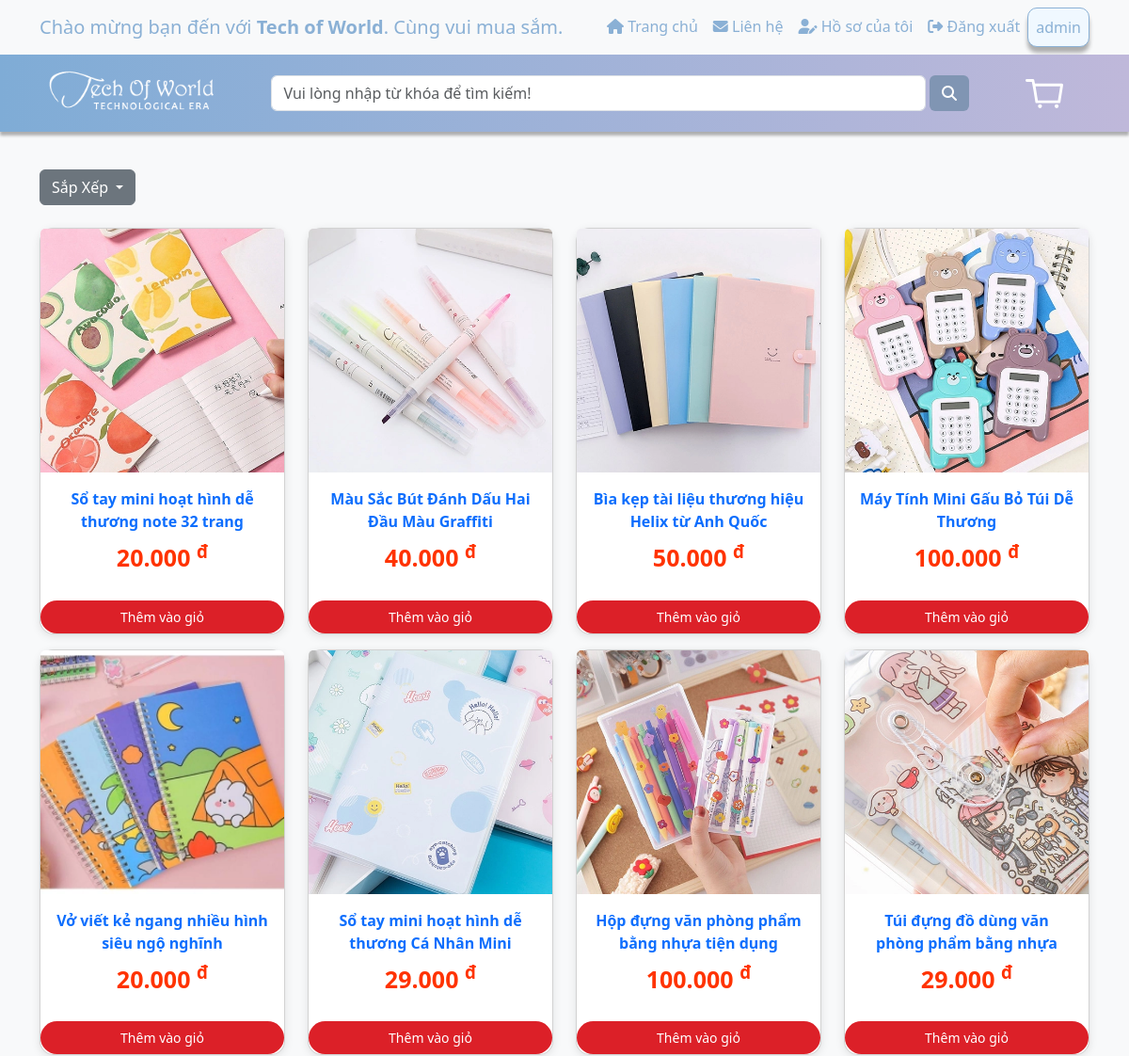
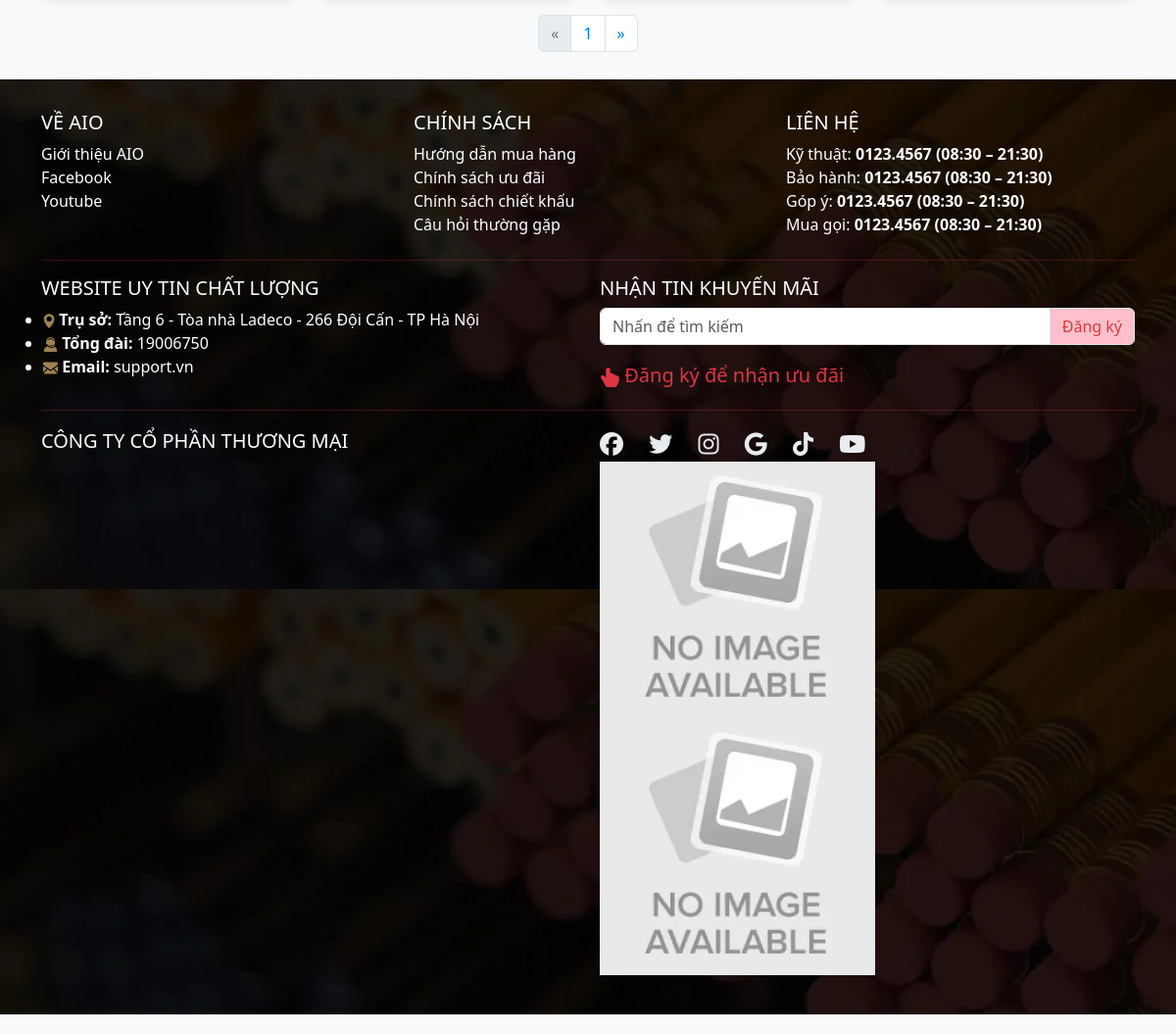
Screenshot of /Website/ListSearch.php (signed in) with the database file from the repository (2 pictures, top to bottom).
### tables this page shows
CREATE TABLE `users` (
  `name` varchar(25) NOT NULL,
  `pass` varchar(255) NOT NULL,
  `email` varchar(255) DEFAULT NULL,
  `address` varchar(200) DEFAULT NULL,
  `role` tinyint(1) NOT NULL DEFAULT 0,
  `phone` varchar(15) DEFAULT NULL,
  `avatar` varchar(255) DEFAULT NULL
);

CREATE TABLE `sanpham` (
  `sp_ma` int(11) NOT NULL,
  `loaisp_ten` varchar(100) NOT NULL,
  `sp_ten` varchar(250) NOT NULL,
  `sp_gia` varchar(250) NOT NULL,
  `sp_mota` varchar(300) DEFAULT NULL,
  `sp_motachitiet` varchar(300) NOT NULL,
  `sp_img` varchar(50) NOT NULL,
  `sp_soluong` int(250) NOT NULL DEFAULT 1,
  `loaisanpham` varchar(50) NOT NULL
);

### sources/linkFIle.php (called while the page is built, shortened)
<?php
$linkImgSp = '../Assets/img/SanPham/';
?>

### sources/FE/search.php (the view, shortened to what this page needs)
<!DOCTYPE html>
<html lang="en">
<head>
    <link href="https://cdn.jsdelivr.net/npm/bootstrap@5.3.1/dist/css/bootstrap.min.css" rel="stylesheet">
    <link rel="stylesheet" href="https://cdnjs.cloudflare.com/ajax/libs/font-awesome/6.4.2/css/all.min.css">
</head>
<body>
<?php
$search = strtolower(trim($_GET['search']));
$arrange = isset($_GET['arrange']) ? $_GET['arrange'] : "";
$query = "SELECT * FROM sanpham WHERE LOWER(sp_ten) LIKE ? OR LOWER(loaisp_ten) LIKE ?";
$stmt = $connect->prepare($query);
$searchParam = "%" . $search . "%";
$stmt->bind_param("ss", $searchParam, $searchParam);
$stmt->execute();
$result = $stmt->get_result();
$duongdanimg = $linkImgSp;
$dataArray = $result->fetch_all(MYSQLI_ASSOC);
?>
<div class="container mt-4">
    <div class="dropdown py-3">
        <a class="btn btn-secondary dropdown-toggle" role="button" data-bs-toggle="dropdown" aria-expanded="false">
            Sắp Xếp
        </a>
    </div>
</div>
<div class="container text-center">
    <div class="row">
    <?php foreach ($dataArray as $data): ?>
    <div class="col-lg-3 col-md-4 col-sm-6 py-2">
        <div class="card">
            <a href="./product.php?sp_ma=<?= htmlspecialchars($data['sp_ma']) ?>">
                <img src="<?= htmlspecialchars($duongdanimg . $data['sp_img']) ?>" class="card-img-top" alt="<?= htmlspecialchars($data['sp_ten']) ?>">
                <div class="card-body">
                    <p class="card-title"><strong><?= htmlspecialchars($data['sp_ten']) ?></strong></p>
                    <p class="card-text"><strong style="color:#f30; font-size:25px"><?= number_format($data['sp_gia'], 0, '.', '.') ?> <sup>đ</sup></strong></p>
                </div>
            </a>
            <div class="action-cart group-buttons d-flex align-items-center justify-content-center">
                <button class="cart-button btn-buy add_to_cart" title="Thêm vào giỏ">
                    <a id="buy" href="./product.php?sp_ma=<?= htmlspecialchars($data['sp_ma']) ?>">Thêm vào giỏ</a>
                </button>
            </div>
        </div>
    </div>
    <?php endforeach; ?>
    </div>
</div>
<div>
    <?php
    $sql = "SELECT COUNT(*) as total FROM sanpham";
    $result = $connect->query($sql);
    $total = $result->fetch_assoc()['total'] ?? 0;
    $pagination = ceil($total / 20);
    ?>
    <nav aria-label="Page navigation">
        <ul class="pagination py-2 justify-content-center">
            <li class="page-item <?= $page <= 1 ? 'disabled' : '' ?>">
                <a class="page-link" href="?search=<?= urlencode($search) ?>&page=<?= max(1, $page - 1) ?><?= $arrange ? '&arrange=' . $arrange : '' ?>" aria-label="Previous">
                    <span aria-hidden="true">&laquo;</span>
                </a>
            </li>
            <?php for ($i = 1; $i <= $pagination; $i++): ?>
                <li class="page-item <?= $i == $page ? 'active' : '' ?>">
                    <a class="page-link" href="?search=<?= urlencode($search) ?>&page=<?= $i ?><?= $arrange ? '&arrange=' . $arrange : '' ?>"><?= $i ?></a>
                </li>
            <?php endfor; ?>
            <li class="page-item <?= $page >= $pagination ? 'disabled' : '' ?>">
                <a class="page-link" href="?search=<?= urlencode($search) ?>&page=<?= min($pagination, $page + 1) ?><?= $arrange ? '&arrange=' . $arrange : '' ?>" aria-label="Next">
                    <span aria-hidden="true">&raquo;</span>
                </a>
            </li>
        </ul>
    </nav>
</div>
</body>
</html>

### sources/FE/top_header.php (shortened to what this page needs)
<?php
include_once("../sources/connect.php");
$user = null;
if (isset($_SESSION['username'])) {
    $loggedInUsername = $_SESSION['username'];
    $sql = "SELECT * FROM users WHERE name = '$loggedInUsername'";
    $result = $connect->query($sql);
    if ($result && $result->num_rows > 0) {
        $user = mysqli_fetch_array($result, MYSQLI_ASSOC);
    }
}
?>
<!DOCTYPE html>
<html lang="en">
<head>
    <link href="https://cdn.jsdelivr.net/npm/bootstrap@5.3.1/dist/css/bootstrap.min.css" rel="stylesheet">
    <link rel="stylesheet" href="https://cdnjs.cloudflare.com/ajax/libs/font-awesome/6.4.2/css/all.min.css">
</head>
<body>
    <nav class="navbar navbar-expand-lg" id="navbar1">
        <div class="container">
            <div class="collapse navbar-collapse">
                <div class="top-slogan me-auto">Chào mừng bạn đến với <strong>Tech of World</strong>. Cùng vui mua sắm.</div>
                <ul class="navbar-nav ms-auto" id="ic-user" style="display: none;">
                    <li class="nav-item">
                        <a class="nav-link home" id="navbar" href="../Website/website.php"><i class="fas fa-home"></i> Trang chủ</a>
                    </li>
                    <li class="navbar-nav ms-auto">
                        <a class="nav-link contact" href="../Website/contact.php"><i class="fas fa-envelope"></i> Liên hệ</a>
                    </li>
                    <li class="nav-item">
                        <a class="nav-link" href="../website/profile_user.php"><i class="fas fa-user-edit"></i> Hồ sơ của tôi</a>
                    </li>
                    <li class="nav-item">
                        <a class="nav-link" href="../sources/BE/logout_process.php"><i class="fas fa-sign-out-alt"></i> Đăng xuất</a>
                    </li>
                    <li class="nav-item">
                        <a class="nav-link user" id="navbar1">
                            <span id="username-display"><?= isset($user['name']) ? htmlspecialchars($user['name']) : 'Khách' ?></span>
                        </a>
                    </li>
                </ul>
            </div>
        </div>
    </nav>
</body>
</html>

### sources/FE/top_header.php (style rules this page uses)
#navbar1 { color: #8ab0d5; box-shadow: 0px 6px 4px rgba(0, 0, 0, 0.3); }
.top-slogan { font-size: 20px; }
a.nav-link { color: #8ab0d5; }
a.nav-link.user { border: 1px solid; background: aliceblue; border-radius: 10px }

### sources/FE/search.php (style rules this page uses)
body { background-color: #f8f9fa; }
.card { box-shadow: 0 2px 10px rgba(0, 0, 0, 0.1); transition: transform 0.3s; border-radius: 15px; }
button.cart-button.btn-buy { width: 100%; background: #DC2028; height: 35px; border-radius: 30px; color: #fff; font-size: 14px; border: none; transition: background 0.3s; margin-top: 10px; }
#buy { color: #fff; text-decoration: none; }
.pagination .page-link { color: #007bff; }
.pagination .page-item.disabled .page-link { color: #6c757d; }

### sources/FE/footer.php (style rules this page uses)
a { text-decoration: none; }

### rows the page displays
users: name "admin"
sanpham: sp_img (picture), sp_ten "Sổ tay mini hoạt hình dễ thương note 32 trang", sp_gia "20.000"
sanpham: sp_img (picture), sp_ten "Màu Sắc Bút Đánh Dấu Hai Đầu Màu Graffiti", sp_gia "40.000"
sanpham: sp_img (picture), sp_ten "Bìa kẹp tài liệu thương hiệu Helix từ Anh Quốc", sp_gia "50.000"
sanpham: sp_img (picture), sp_ten "Máy Tính Mini Gấu Bỏ Túi Dễ Thương", sp_gia "100.000"
sanpham: sp_img (picture), sp_ten "Vở viết kẻ ngang nhiều hình siêu ngộ nghĩnh", sp_gia "20.000"
sanpham: sp_img (picture), sp_ten "Sổ tay mini hoạt hình dễ thương Cá Nhân Mini", sp_gia "29.000"
sanpham: sp_img (picture), sp_ten "Hộp đựng văn phòng phẩm bằng nhựa tiện dụng", sp_gia "100.000"
sanpham: sp_img (picture), sp_ten "Túi đựng đồ dùng văn phòng phẩm bằng nhựa", sp_gia "29.000"
